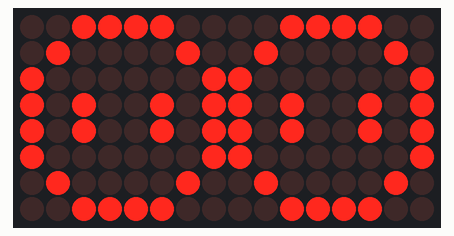
Simulated run of this sketch. Board: Arduino Uno, built with avr-gcc and run on an emulated ATmega328P. Shown: 16×8 LED matrix.

Above: at 1.19 s.

The sketch:

demon_2_eyes.ino
```cpp
#include <LedControl.h>

// SPI pins on NodeMCU
#define DATA_PIN    13   // D7
#define CLK_PIN     14   // D5
#define CS_PIN      12   // D6
#define NUM_DEVICES 2

LedControl lc(DATA_PIN, CLK_PIN, CS_PIN, NUM_DEVICES);

// A simple 8×8 “eye” shape (1 = LED on; bit7=left, bit0=right)
static const byte eyeShape[8] = {
  B00111100,
  B01000010,
  B10011001,
  B10000001,
  B10000001,
  B10011001,
  B01000010,
  B00111100
};

// Draws the eye on one module, applying the proper rotate+mirror
void drawEye(int dev) {
  for (int colP = 0; colP < 8; colP++) {
    byte val = 0;
    for (int rowP = 0; rowP < 8; rowP++) {
      bool pixel;
      if (dev == 0) {
        // Module 0: rotate 90° CW → (r,c)→(c,7–r)
        // so origRow = 7–colP, origCol = rowP
        int origRow = 7 - colP;
        int origCol =  rowP;
        pixel = (eyeShape[origRow] >> (7 - origCol)) & 0x01;
      } else {
        // Module 1: rotate 90° CCW → (r,c)→(7–c,r)
        // so origRow = colP, origCol = 7–rowP
        int origRow =  colP;
        int origCol = 7 - rowP;
        pixel = (eyeShape[origRow] >> (7 - origCol)) & 0x01;
      }
      if (pixel) {
        // pack into bit (7–rowP) so bit7=top rowP=0
        val |= 1 << (7 - rowP);
      }
    }
    // mirror horizontally by writing into column (7–colP)
    lc.setColumn(dev, 7 - colP, val);
  }
}

void setup() {
  // wake and clear both modules
  for (int d = 0; d < NUM_DEVICES; d++) {
    lc.shutdown(d, false);
    lc.setIntensity(d, 0);
    lc.clearDisplay(d);
  }
}

void loop() {
  // pulse brightness up…
  for (int bri = 0; bri <= 15; bri++) {
    for (int d = 0; d < NUM_DEVICES; d++) {
      lc.setIntensity(d, bri);
      drawEye(d);
    }
    delay(40);
  }
  // …and down again
  for (int bri = 15; bri >= 0; bri--) {
    for (int d = 0; d < NUM_DEVICES; d++) {
      lc.setIntensity(d, bri);
      drawEye(d);
    }
    delay(40);
  }
}
```
